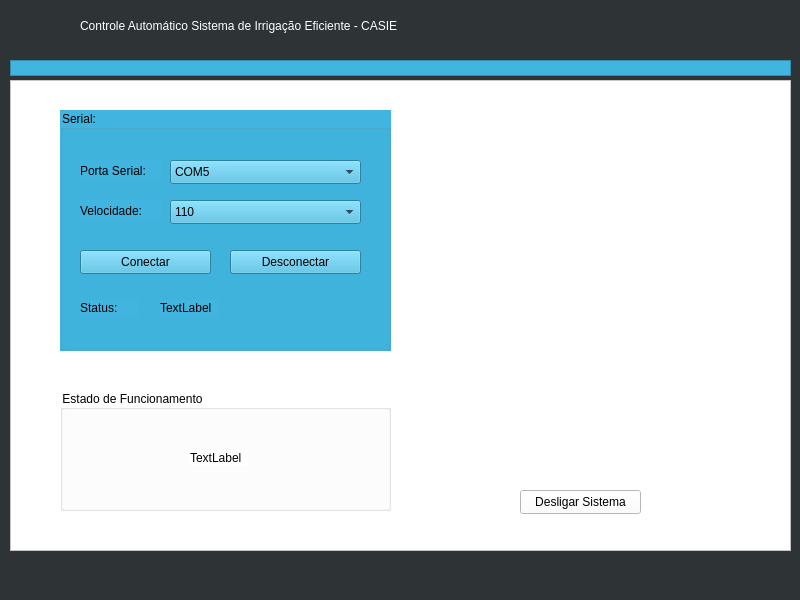
<?xml version="1.0" encoding="UTF-8"?>
<ui version="4.0">
 <class>MainWindow</class>
 <widget class="QMainWindow" name="MainWindow">
  <property name="geometry">
   <rect>
    <x>0</x>
    <y>0</y>
    <width>800</width>
    <height>600</height>
   </rect>
  </property>
  <property name="windowTitle">
   <string>MainWindow</string>
  </property>
  <property name="styleSheet">
   <string notr="true">color: rgb(255, 255, 255);
background-color: rgb(46, 52, 54);</string>
  </property>
  <widget class="QWidget" name="centralwidget">
   <widget class="QFrame" name="frame">
    <property name="geometry">
     <rect>
      <x>10</x>
      <y>60</y>
      <width>781</width>
      <height>16</height>
     </rect>
    </property>
    <property name="styleSheet">
     <string notr="true">background-color: rgb(65, 181, 223);</string>
    </property>
    <property name="frameShape">
     <enum>QFrame::StyledPanel</enum>
    </property>
    <property name="frameShadow">
     <enum>QFrame::Raised</enum>
    </property>
   </widget>
   <widget class="QLabel" name="label">
    <property name="geometry">
     <rect>
      <x>80</x>
      <y>10</y>
      <width>631</width>
      <height>31</height>
     </rect>
    </property>
    <property name="styleSheet">
     <string notr="true">font: 57 18pt &quot;Ubuntu&quot;;</string>
    </property>
    <property name="text">
     <string>Controle Automático Sistema de Irrigação Eficiente - CASIE</string>
    </property>
   </widget>
   <widget class="QFrame" name="frame_3">
    <property name="geometry">
     <rect>
      <x>10</x>
      <y>80</y>
      <width>781</width>
      <height>471</height>
     </rect>
    </property>
    <property name="styleSheet">
     <string notr="true">background-color: rgb(255, 255, 255);</string>
    </property>
    <property name="frameShape">
     <enum>QFrame::StyledPanel</enum>
    </property>
    <property name="frameShadow">
     <enum>QFrame::Raised</enum>
    </property>
    <widget class="QGroupBox" name="groupBox">
     <property name="geometry">
      <rect>
       <x>50</x>
       <y>30</y>
       <width>331</width>
       <height>241</height>
      </rect>
     </property>
     <property name="styleSheet">
      <string notr="true">background-color: rgb(65, 181, 223);
color: rgb(0, 0, 0);</string>
     </property>
     <property name="title">
      <string>Serial:</string>
     </property>
     <widget class="QLabel" name="txt_portaSerial">
      <property name="geometry">
       <rect>
        <x>20</x>
        <y>50</y>
        <width>81</width>
        <height>21</height>
       </rect>
      </property>
      <property name="text">
       <string>Porta Serial:</string>
      </property>
     </widget>
     <widget class="QComboBox" name="cBox_serial">
      <property name="geometry">
       <rect>
        <x>110</x>
        <y>50</y>
        <width>191</width>
        <height>24</height>
       </rect>
      </property>
      <item>
       <property name="text">
        <string>COM5</string>
       </property>
      </item>
      <item>
       <property name="text">
        <string>COM6</string>
       </property>
      </item>
      <item>
       <property name="text">
        <string>COM7</string>
       </property>
      </item>
     </widget>
     <widget class="QLabel" name="txt_velocidade">
      <property name="geometry">
       <rect>
        <x>20</x>
        <y>90</y>
        <width>81</width>
        <height>21</height>
       </rect>
      </property>
      <property name="text">
       <string>Velocidade:</string>
      </property>
     </widget>
     <widget class="QComboBox" name="cBox_velocidade">
      <property name="geometry">
       <rect>
        <x>110</x>
        <y>90</y>
        <width>191</width>
        <height>24</height>
       </rect>
      </property>
      <item>
       <property name="text">
        <string>110</string>
       </property>
      </item>
      <item>
       <property name="text">
        <string>4800</string>
       </property>
      </item>
      <item>
       <property name="text">
        <string>9600</string>
       </property>
      </item>
      <item>
       <property name="text">
        <string>14400</string>
       </property>
      </item>
      <item>
       <property name="text">
        <string>19200</string>
       </property>
      </item>
      <item>
       <property name="text">
        <string>38400</string>
       </property>
      </item>
      <item>
       <property name="text">
        <string>56000</string>
       </property>
      </item>
      <item>
       <property name="text">
        <string>57600</string>
       </property>
      </item>
      <item>
       <property name="text">
        <string>115200</string>
       </property>
      </item>
      <item>
       <property name="text">
        <string>128000</string>
       </property>
      </item>
      <item>
       <property name="text">
        <string>256000</string>
       </property>
      </item>
     </widget>
     <widget class="QPushButton" name="btn_conectar">
      <property name="geometry">
       <rect>
        <x>20</x>
        <y>140</y>
        <width>131</width>
        <height>24</height>
       </rect>
      </property>
      <property name="text">
       <string>Conectar</string>
      </property>
     </widget>
     <widget class="QPushButton" name="btn_desconectar">
      <property name="geometry">
       <rect>
        <x>170</x>
        <y>140</y>
        <width>131</width>
        <height>24</height>
       </rect>
      </property>
      <property name="text">
       <string>Desconectar</string>
      </property>
     </widget>
     <widget class="QLabel" name="txt_status">
      <property name="geometry">
       <rect>
        <x>20</x>
        <y>190</y>
        <width>58</width>
        <height>16</height>
       </rect>
      </property>
      <property name="text">
       <string>Status:</string>
      </property>
     </widget>
     <widget class="QLabel" name="lbl_status">
      <property name="geometry">
       <rect>
        <x>100</x>
        <y>190</y>
        <width>58</width>
        <height>16</height>
       </rect>
      </property>
      <property name="text">
       <string>TextLabel</string>
      </property>
     </widget>
    </widget>
    <widget class="QGroupBox" name="groupBox_2">
     <property name="geometry">
      <rect>
       <x>50</x>
       <y>310</y>
       <width>331</width>
       <height>121</height>
      </rect>
     </property>
     <property name="styleSheet">
      <string notr="true">selection-background-color: rgb(138, 226, 52);
color: rgb(0, 0, 0);
font: 57 10pt &quot;Ubuntu&quot;;</string>
     </property>
     <property name="title">
      <string>Estado de Funcionamento</string>
     </property>
     <widget class="QLabel" name="dadosRecebidos">
      <property name="geometry">
       <rect>
        <x>130</x>
        <y>60</y>
        <width>58</width>
        <height>16</height>
       </rect>
      </property>
      <property name="text">
       <string>TextLabel</string>
      </property>
     </widget>
    </widget>
    <widget class="QPushButton" name="btn_desligarsist">
     <property name="geometry">
      <rect>
       <x>510</x>
       <y>410</y>
       <width>121</width>
       <height>24</height>
      </rect>
     </property>
     <property name="styleSheet">
      <string notr="true">color: rgb(0, 0, 0);</string>
     </property>
     <property name="text">
      <string>Desligar Sistema</string>
     </property>
    </widget>
    <widget class="QLabel" name="label_2">
     <property name="geometry">
      <rect>
       <x>440</x>
       <y>20</y>
       <width>261</width>
       <height>271</height>
      </rect>
     </property>
     <property name="text">
      <string/>
     </property>
     <property name="pixmap">
      <pixmap resource="Arquivo_de_Recursos.qrc">:/Imagens/Imagens/ICONE_IRRI.png</pixmap>
     </property>
     <property name="scaledContents">
      <bool>true</bool>
     </property>
    </widget>
    <widget class="QLabel" name="label_3">
     <property name="geometry">
      <rect>
       <x>510</x>
       <y>270</y>
       <width>111</width>
       <height>141</height>
      </rect>
     </property>
     <property name="text">
      <string/>
     </property>
     <property name="pixmap">
      <pixmap resource="Arquivo_de_Recursos.qrc">:/Imagens/Imagens/Botão-Desliga-em-png-queroiamgem-Ceiça-Crispim (1).png</pixmap>
     </property>
     <property name="scaledContents">
      <bool>true</bool>
     </property>
    </widget>
    <zorder>groupBox_2</zorder>
    <zorder>groupBox</zorder>
    <zorder>label_2</zorder>
    <zorder>label_3</zorder>
    <zorder>btn_desligarsist</zorder>
   </widget>
   <zorder>frame_3</zorder>
   <zorder>frame</zorder>
   <zorder>label</zorder>
  </widget>
  <widget class="QMenuBar" name="menubar">
   <property name="geometry">
    <rect>
     <x>0</x>
     <y>0</y>
     <width>800</width>
     <height>21</height>
    </rect>
   </property>
  </widget>
  <widget class="QStatusBar" name="statusbar"/>
 </widget>
 <resources>
  <include location="Arquivo_de_Recursos.qrc"/>
 </resources>
 <connections/>
</ui>
